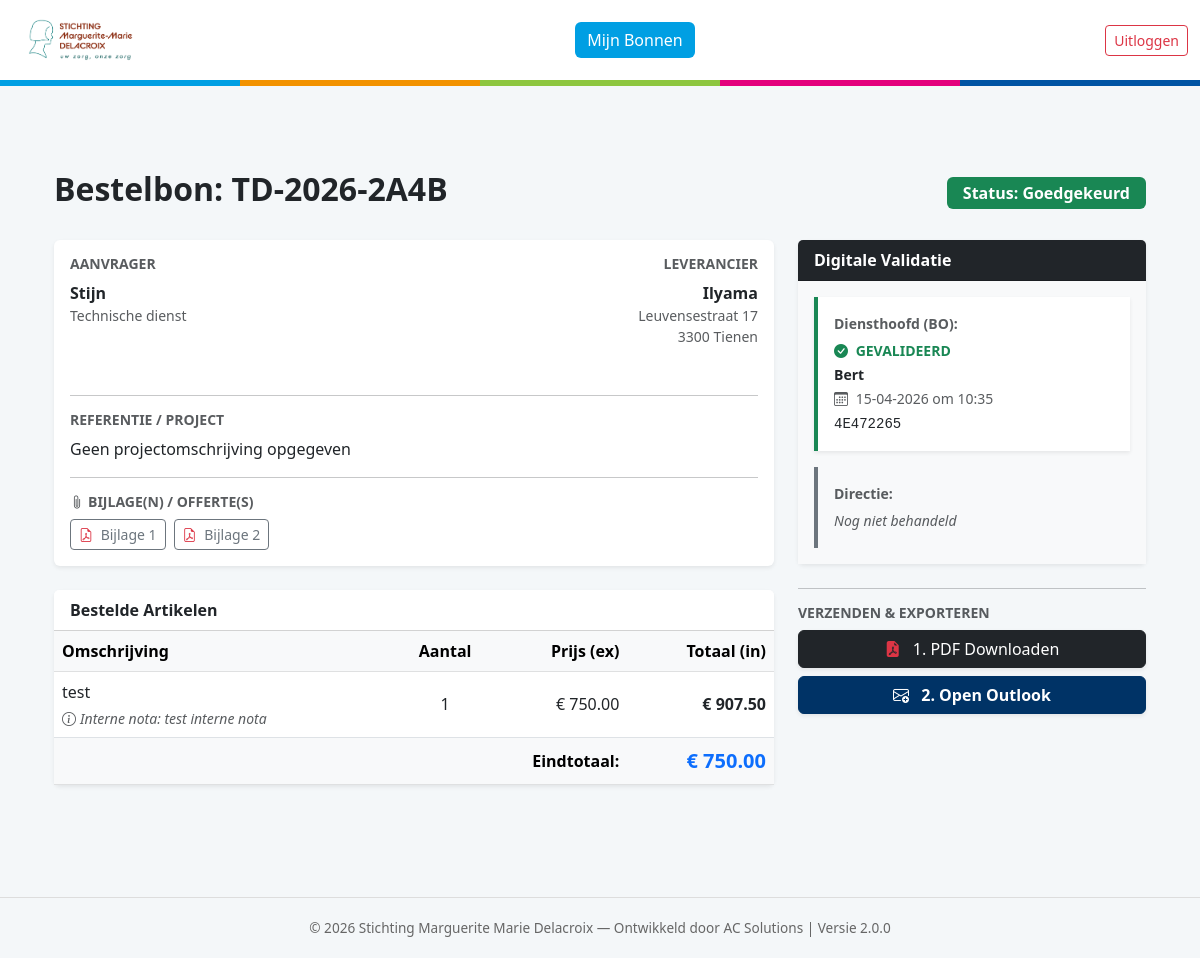
/order/4 (signed in), run on the app's committed database.
### models.py (models this page shows)
class Order(db.Model):
    id = db.Column(db.Integer, primary_key=True)
    order_number = db.Column(db.String(50), unique=True)
    created_at = db.Column(db.DateTime, default=datetime.utcnow)
    status = db.Column(db.String(30), default='Concept')
    reference = db.Column(db.String(200))
    total_amount = db.Column(db.Float, default=0.0)
    user_id = db.Column(db.Integer, db.ForeignKey('user.id'))
    supplier_id = db.Column(db.Integer, db.ForeignKey('supplier.id'))
    attachment_filename = db.Column(db.String(255))
    rejection_reason = db.Column(db.Text)
    notify_on_update = db.Column(db.Boolean, default=True)
    notification_type = db.Column(db.String(20), default='Final')
    bo_approval_code = db.Column(db.String(50))
    bo_approval_date = db.Column(db.DateTime)
    bo_name = db.Column(db.String(100))
    dir_approval_code = db.Column(db.String(50))
    dir_approval_date = db.Column(db.DateTime)
    dir_name = db.Column(db.String(100))
    supplier = db.relationship('Supplier', backref='orders', lazy=True)
    lines = db.relationship('OrderLine', backref='order', lazy=True)
    attachments = db.relationship('Attachment', backref='order', lazy=True)

class User(db.Model, UserMixin):
    id = db.Column(db.Integer, primary_key=True)
    username = db.Column(db.String(50), unique=True, nullable=False)
    email = db.Column(db.String(100), unique=True)
    password = db.Column(db.String(100), nullable=False)
    role = db.Column(db.String(20), nullable=False)
    department_id = db.Column(db.Integer, db.ForeignKey('department.id'))
    department_code = db.Column(db.String(5))
    is_active = db.Column(db.Boolean, default=True)
    min_attachment_limit = db.Column(db.Float, default=500.0)
    max_bo_limit = db.Column(db.Float, default=1000.0)
    auto_approve_limit = db.Column(db.Float, default=50.0)
    approver_id = db.Column(db.Integer, db.ForeignKey('user.id'))
    dark_mode = db.Column(db.Boolean, default=False)
    email_notification_freq = db.Column(db.String(20), default='Direct')
    digest_time = db.Column(db.String(5), default='08:00')
    orders = db.relationship('Order', backref='user', lazy=True)

class Department(db.Model):
    id = db.Column(db.Integer, primary_key=True)
    name = db.Column(db.String(100), nullable=False)
    code = db.Column(db.String(10), unique=True, nullable=False)
    director_id = db.Column(db.Integer, db.ForeignKey('user.id'))
    members = db.relationship('User', backref='department', lazy=True, foreign_keys='User.department_id')
    director = db.relationship('User', foreign_keys=[director_id])

class Supplier(db.Model):
    id = db.Column(db.Integer, primary_key=True)
    name = db.Column(db.String(100), unique=True, nullable=False)
    street = db.Column(db.String(100))
    house_number = db.Column(db.String(10))
    zip_code = db.Column(db.String(20))
    city = db.Column(db.String(100))
    country = db.Column(db.String(100), default="België")
    vat_number = db.Column(db.String(20))
    email = db.Column(db.String(120), nullable=True)

class Attachment(db.Model):
    id = db.Column(db.Integer, primary_key=True)
    order_id = db.Column(db.Integer, db.ForeignKey('order.id'))
    filename = db.Column(db.String(255))

class OrderLine(db.Model):
    id = db.Column(db.Integer, primary_key=True)
    order_id = db.Column(db.Integer, db.ForeignKey('order.id'))
    product_code = db.Column(db.String(50))
    description = db.Column(db.String(200))
    internal_note = db.Column(db.Text)
    quantity = db.Column(db.Integer)
    unit_price = db.Column(db.Float)
    tax_rate = db.Column(db.Float, default=21.0)

### app.py (the view)
@app.route('/order/<int:order_id>')
@login_required
def order_detail(order_id):
    return render_template('order_detail.html', order=Order.query.get_or_404(order_id))

### app.py (called while the page is built)
@login_manager.user_loader
def load_user(user_id):
    return User.query.get(int(user_id))

### templates/order_detail.html (shortened to what this page needs)
{% extends "base.html" %}
{% block content %}
<div class="container pb-5">
    <div class="d-flex justify-content-between align-items-center mb-4">
        <h2 class="fw-bold">Bestelbon: {{ order.order_number }}</h2>
        <span class="badge {% if order.status == 'Goedgekeurd' %}bg-success{% elif order.status == 'Afgewezen' %}bg-danger{% else %}bg-warning text-dark{% endif %} fs-6 px-3 py-2">
            Status: {{ order.status }}
        </span>
    </div>
    <div class="row">
        <div class="col-md-8">
            <div class="card shadow-sm mb-4 border-0">
                <div class="card-body">
                    <div class="row">
                        <div class="col-md-6 mb-3 text-start">
                            <h6 class="text-muted small fw-bold text-uppercase">Aanvrager</h6>
                            <p class="mb-0"><strong>{{ order.user.username }}</strong></p>
                            <p class="text-muted small">{{ order.user.department.name if order.user.department else 'Geen afdeling' }}</p>
                        </div>
                        <div class="col-md-6 mb-3 text-md-end">
                            <h6 class="text-muted small fw-bold text-uppercase">Leverancier</h6>
                            <p class="mb-0"><strong>{{ order.supplier.name }}</strong></p>
                            <p class="text-muted small mb-0">{{ order.supplier.street }} {{ order.supplier.house_number }}</p>
                            <p class="text-muted small">{{ order.supplier.zip_code }} {{ order.supplier.city }}</p>
                        </div>
                    </div>
                    <hr>
                    <h6 class="text-muted small fw-bold text-uppercase">Referentie / Project</h6>
                    <p class="mb-0">{{ order.reference or 'Geen projectomschrijving opgegeven' }}</p>
                    {% if order.attachments or order.attachment_filename %}
                    <hr>
                    <h6 class="text-muted small fw-bold text-uppercase"><i class="bi bi-paperclip me-1"></i>Bijlage(n) / Offerte(s)</h6>
                    <div class="d-flex flex-wrap gap-2 mt-1">
                        {% for att in order.attachments %}
                        <a href="{{ url_for('static', filename='uploads/' + att.filename) }}" target="_blank" class="btn btn-outline-secondary btn-sm">
                            <i class="bi bi-file-earmark-pdf text-danger me-1"></i> Bijlage {{ loop.index }}
                        </a>
                        {% endfor %}
                    </div>
                    {% endif %}
                </div>
            </div>
            <div class="card shadow-sm border-0">
                <div class="card-header bg-white fw-bold">Bestelde Artikelen</div>
                <div class="card-body p-0">
                    <div class="table-responsive">
                        <table class="table mb-0">
                            <thead class="table-light">
                                <tr><th>Omschrijving</th><th class="text-center">Aantal</th><th class="text-end">Prijs (ex)</th><th class="text-end">Totaal (in)</th></tr>
                            </thead>
                            <tbody>
                                {% for line in order.lines %}
                                <tr>
                                    <td>
                                        {{ line.description }}
                                        {% if line.internal_note %}
                                            <span class="d-block text-muted small mt-1 fst-italic">
                                                <i class="bi bi-info-circle me-1"></i>Interne nota: {{ line.internal_note }}
                                            </span>
                                        {% endif %}
                                    </td>
                                    <td class="text-center align-middle">{{ line.quantity }}</td>
                                    <td class="text-end align-middle">€ {{ "%.2f"|format(line.unit_price) }}</td>
                                    <td class="text-end fw-bold align-middle">€ {{ "%.2f"|format((line.quantity * line.unit_price) * (1 + line.tax_rate/100)) }}</td>
                                </tr>
                                {% endfor %}
                            </tbody>
                            <tfoot class="table-light">
                                <tr><td colspan="3" class="text-end fw-bold">Eindtotaal:</td><td class="text-end fw-bold text-primary fs-5">€ {{ "%.2f"|format(order.total_amount) }}</td></tr>
                            </tfoot>
                        </table>
                    </div>
                </div>
            </div>
        </div>
        <div class="col-md-4">
            <div class="card shadow-sm mb-4 border-0">
                <div class="card-header bg-dark text-white fw-bold">Digitale Validatie</div>
                <div class="card-body bg-light">
                    <div class="mb-3 p-3 border-start border-4 {% if order.bo_approval_code == 'AFGEWEZEN' %}border-danger bg-white shadow-sm{% elif order.bo_approval_code %}border-success bg-white shadow-sm{% else %}border-secondary{% endif %}">
                        <small class="text-muted d-block small fw-bold mb-1">Diensthoofd (BO):</small>
                        {% if order.bo_approval_code == 'AFGEWEZEN' %}
                            <strong class="text-danger small"><i class="bi bi-x-circle-fill me-1"></i> AFGEWEZEN</strong><br>
                            <span class="small fw-bold">{{ order.bo_name }}</span><br>
                            <span class="small text-muted"><i class="bi bi-calendar3 me-1"></i> {{ order.bo_approval_date.strftime('%d-%m-%Y om %H:%M') }}</span>
                        {% elif order.bo_approval_code %}
                            <strong class="text-success small"><i class="bi bi-check-circle-fill me-1"></i> GEVALIDEERD</strong><br>
                            <span class="small fw-bold">{{ order.bo_name }}</span><br>
                            <span class="small text-muted"><i class="bi bi-calendar3 me-1"></i> {{ order.bo_approval_date.strftime('%d-%m-%Y om %H:%M') }}</span><br>
                            <code class="text-dark extra-small mt-1 d-block">{{ order.bo_approval_code }}</code>
                        {% else %}
                            <span class="text-muted small fst-italic">Nog niet behandeld</span>
                        {% endif %}
                    </div>
                    <div class="p-3 border-start border-4 {% if order.dir_approval_code == 'AFGEWEZEN' %}border-danger bg-white shadow-sm{% elif order.dir_approval_code %}border-success bg-white shadow-sm{% else %}border-secondary{% endif %}">
                        <small class="text-muted d-block small fw-bold mb-1">Directie:</small>
                        {% if order.dir_approval_code == 'AFGEWEZEN' %}
                            <strong class="text-danger small"><i class="bi bi-x-circle-fill me-1"></i> AFGEWEZEN</strong><br>
                            <span class="small fw-bold">{{ order.dir_name }}</span><br>
                            <span class="small text-muted"><i class="bi bi-calendar3 me-1"></i> {{ order.dir_approval_date.strftime('%d-%m-%Y om %H:%M') }}</span>
                        {% else %}
                            <span class="text-muted small fst-italic">Nog niet behandeld</span>
                        {% endif %}
                    </div>
                </div>
            </div>
            <hr class="mt-4 mb-3">
            <h6 class="text-muted small fw-bold text-uppercase">Verzenden & Exporteren</h6>
            {% if order.status == 'Goedgekeurd' %}
                <div class="d-grid gap-2">
                    <a href="{{ url_for('order_pdf', order_id=order.id) }}" target="_blank" class="btn btn-dark shadow-sm">
                        <i class="bi bi-file-earmark-pdf-fill text-danger me-2"></i> 1. PDF Downloaden
                    </a>
                    <a href="mailto:{{ order.supplier.email if order.supplier.email else '' }}?subject=Bestelbon {{ order.order_number }} - Stichting M.M. Delacroix&body=Beste {{ order.supplier.name }},%0D%0A%0D%0AHierbij plaatsen wij graag een bestelling conform de bijgevoegde bestelbon met referentie {{ order.order_number }}.%0D%0A%0D%0AMet vriendelijke groeten,%0D%0A{{ current_user.username }}%0D%0AStichting M.M. Delacroix"
                       class="btn btn-primary fw-bold shadow-sm"
                       {% if not order.supplier.email %}onclick="alert('Let op: Er is geen e-mailadres bekend van deze leverancier. Je moet het adres straks zelf nog even invullen in Outlook.');"{% endif %}>
                        <i class="bi bi-envelope-plus me-2"></i> 2. Open Outlook
                    </a>
                </div>
            {% endif %}
        </div>
    </div>
</div>
{% endblock %}

### static/style.css (style rules this page uses)
html, body { height: 100%; margin: 0; }
body { background-color: #f4f7f9; font-family: 'Segoe UI', Roboto, Helvetica, Arial, sans-serif; display: flex; flex-direction: column; min-height: 100vh; padding-top: 106px; }
.container { margin-top: 20px; }
.btn-primary { background-color: #003366 !important; border-color: #003366 !important; color: white !important; font-weight: 600; }

### data on the page
Order: order_number "TD-2026-2A4B", status "Goedgekeurd", reference "Geen projectomschrijving opgegeven", total_amount "750.00", bo_name "Bert", bo_approval_date "15-04-2026 om 10:35", bo_approval_code "4E472265"
User: user.username "Stijn"
Department: user.department "Technische dienst"
Supplier: supplier.name "Ilyama", supplier.street "Leuvensestraat", supplier.house_number "17", supplier.zip_code "3300", supplier.city "Tienen"
OrderLine: description "test", internal_note "test interne nota", quantity "1", unit_price "750.00", (line.quantity*line.unit_price)*(1+line.tax_rate/100) "907.50"
